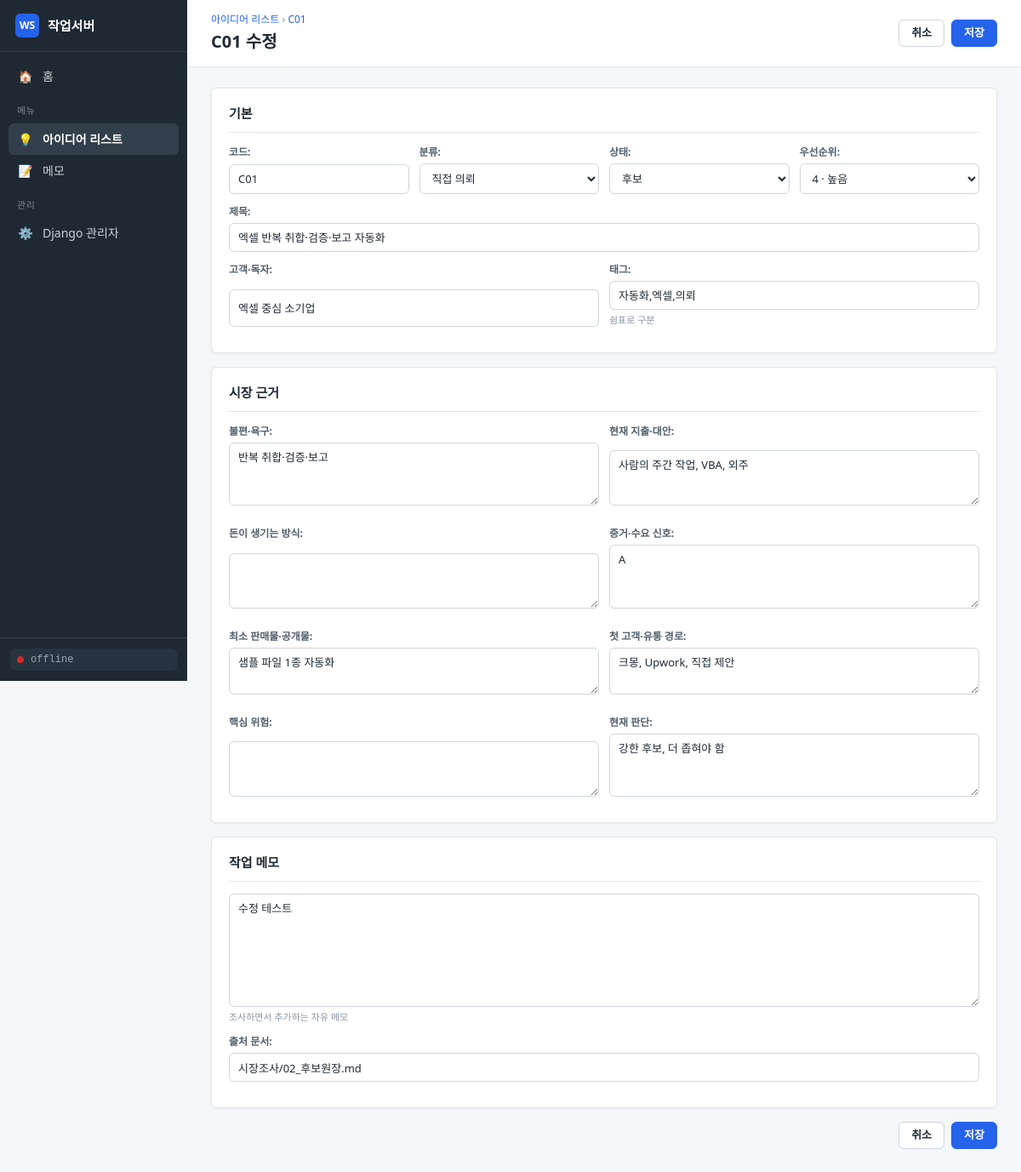
Page /ideas/1/edit/ on the committed database.
### apps/ideas/models.py (models this page shows, shortened)
class Idea(models.Model):
    class Category(models.TextChoices):
        REQUEST = "request", "직접 의뢰"
        MARKET = "market", "마켓 상품"
        PRODUCT = "product", "독립 상품·도구"
        CONTENT = "content", "플랫폼 글"
        SOCIAL = "social", "소셜 콘텐츠"
        SEARCH = "search", "검색·제휴"
        DATA = "data", "데이터"
        ASSET = "asset", "스톡·에셋"
        OTHER = "other", "기타"
    class Status(models.TextChoices):
        CANDIDATE = "candidate", "후보"
        REVIEW = "review", "검토중"
        EXPERIMENT = "experiment", "초기 실험군"
        ACTIVE = "active", "진행중"
        RESERVE = "reserve", "예비축"
        HOLD = "hold", "보류"
        DROPPED = "dropped", "폐기"
    PRIORITY_CHOICES = [(5, "5 · 최우선"), (4, "4 · 높음"), (3, "3 · 보통"), (2, "2 · 낮음"), (1, "1 · 참고")]
    code = models.CharField("코드", max_length=10, unique=True, help_text="예: C01")
    title = models.CharField("제목", max_length=200)
    category = models.CharField("분류", max_length=20, choices=Category.choices, default=Category.OTHER)
    status = models.CharField("상태", max_length=20, choices=Status.choices, default=Status.CANDIDATE)
    priority = models.PositiveSmallIntegerField("우선순위", choices=PRIORITY_CHOICES, default=3)
    customer = models.CharField("고객·독자", max_length=200, blank=True)
    pain = models.TextField("불편·욕구", blank=True)
    current_alternative = models.TextField("현재 지출·대안", blank=True)
    money_flow = models.TextField("돈이 생기는 방식", blank=True)
    evidence = models.TextField("증거·수요 신호", blank=True)
    min_product = models.TextField("최소 판매물·공개물", blank=True)
    channel = models.TextField("첫 고객·유통 경로", blank=True)
    risk = models.TextField("핵심 위험", blank=True)
    judgement = models.TextField("현재 판단", blank=True)
    notes = models.TextField("작업 메모", blank=True, help_text="조사하면서 추가하는 자유 메모")
    source_doc = models.CharField("출처 문서", max_length=200, blank=True)
    tags = models.CharField("태그", max_length=200, blank=True, help_text="쉼표로 구분")
    created_at = models.DateTimeField("생성", auto_now_add=True)
    updated_at = models.DateTimeField("수정", auto_now=True)
    class Meta:
        ordering = ["code"]
        verbose_name = "아이디어"
        verbose_name_plural = "아이디어"
    def get_absolute_url(self) -> str:
        return reverse("ideas:detail", args=[self.pk])

### apps/ideas/views.py (the view)
# urls.py: path("<int:pk>/edit/", views.idea_edit, name="edit"),
def idea_edit(request, pk):
    idea = get_object_or_404(Idea, pk=pk)
    form = IdeaForm(request.POST or None, instance=idea)
    if request.method == "POST" and form.is_valid():
        form.save()
        messages.success(request, f"{idea.code} 아이디어를 저장했습니다.")
        return redirect(idea)
    return render(
        request, "ideas/form.html", {"page_title": f"{idea.code} 수정", "form": form, "idea": idea}
    )

### apps/core/context_processors.py (called while the page is built)
def navigation(request):
    match = getattr(request, "resolver_match", None)
    active = match.app_name if match else ""
    return {"MENUS": get_menus(), "ACTIVE_MENU": active or "home"}

### apps/core/menus.py (called while the page is built)
def get_menus() -> list[Menu]:
    return MENUS

    @property
    def url(self) -> str:
        return reverse(self.url_name)

### templates/ideas/form.html (shortened to what this page needs)
{% extends "base.html" %}
{% block breadcrumb %}<div class="crumb"><a href="{% url 'ideas:list' %}">아이디어 리스트</a>{% if idea %} › <a href="{{ idea.get_absolute_url }}">{{ idea.code }}</a>{% endif %}</div>{% endblock %}
{% block actions %}
<a class="btn" href="{% if idea %}{{ idea.get_absolute_url }}{% else %}{% url 'ideas:list' %}{% endif %}">취소</a>
<button class="btn btn--primary" type="submit" form="idea-form">저장</button>
{% endblock %}
{% block content %}
<form id="idea-form" method="post" class="form">
  <div class="card">
    <div class="card__head"><h2>기본</h2></div>
    <div class="form__row form__row--4">
      <div class="field">{{ form.code.label_tag }}{{ form.code }}{{ form.code.errors }}</div>
      <div class="field">{{ form.category.label_tag }}{{ form.category }}{{ form.category.errors }}</div>
      <div class="field">{{ form.status.label_tag }}{{ form.status }}{{ form.status.errors }}</div>
      <div class="field">{{ form.priority.label_tag }}{{ form.priority }}{{ form.priority.errors }}</div>
    </div>
    <div class="field">{{ form.title.label_tag }}{{ form.title }}{{ form.title.errors }}</div>
    <div class="form__row form__row--2">
      <div class="field">{{ form.customer.label_tag }}{{ form.customer }}{{ form.customer.errors }}</div>
      <div class="field">{{ form.tags.label_tag }}{{ form.tags }}<div class="help">{{ form.tags.help_text }}</div>{{ form.tags.errors }}</div>
    </div>
  </div>
  <div class="card">
    <div class="card__head"><h2>시장 근거</h2></div>
    <div class="form__row form__row--2">
      <div class="field">{{ form.pain.label_tag }}{{ form.pain }}{{ form.pain.errors }}</div>
      <div class="field">{{ form.current_alternative.label_tag }}{{ form.current_alternative }}{{ form.current_alternative.errors }}</div>
      <div class="field">{{ form.money_flow.label_tag }}{{ form.money_flow }}{{ form.money_flow.errors }}</div>
      <div class="field">{{ form.evidence.label_tag }}{{ form.evidence }}{{ form.evidence.errors }}</div>
      <div class="field">{{ form.min_product.label_tag }}{{ form.min_product }}{{ form.min_product.errors }}</div>
      <div class="field">{{ form.channel.label_tag }}{{ form.channel }}{{ form.channel.errors }}</div>
      <div class="field">{{ form.risk.label_tag }}{{ form.risk }}{{ form.risk.errors }}</div>
      <div class="field">{{ form.judgement.label_tag }}{{ form.judgement }}{{ form.judgement.errors }}</div>
    </div>
  </div>
  <div class="card">
    <div class="card__head"><h2>작업 메모</h2></div>
    <div class="field">{{ form.notes }}<div class="help">{{ form.notes.help_text }}</div>{{ form.notes.errors }}</div>
    <div class="field">{{ form.source_doc.label_tag }}{{ form.source_doc }}{{ form.source_doc.errors }}</div>
  </div>
  <div class="form__footer">
    <a class="btn" href="{% if idea %}{{ idea.get_absolute_url }}{% else %}{% url 'ideas:list' %}{% endif %}">취소</a>
    <button class="btn btn--primary" type="submit">저장</button>
  </div>
</form>
{% endblock %}

### static/css/app.css (style rules this page uses)
:root { --bg: #f4f6f8; --surface: #ffffff; --line: #e1e5ea; --line-strong: #cfd5dc; --text: #1f2933; --text-2: #52606d; --muted: #8a94a0; --accent: #2563eb; --accent-weak: #e8efff; --green: #059669; --amber: #d97706; --red: #dc2626; --violet: #7c3aed; --sidebar: #1f2933; --sidebar-text: #cbd2d9; --sidebar-active: #323f4b; --radius: 6px; --shadow: 0 1px 2px rgba(16, 24, 40, 0.05); --font: "Pretendard", "Malgun Gothic", "Apple SD Gothic Neo", "Segoe UI", system-ui, sans-serif; --mono: "Cascadia Code", "D2Coding", Consolas, "Courier New", monospace; }
* { box-sizing: border-box; }
html, body { margin: 0; padding: 0; }
body { font: 14px/1.5 var(--font); color: var(--text); background: var(--bg); }
a { color: var(--accent); text-decoration: none; }
h1, h2, h3 { margin: 0; font-weight: 600; }
h2 { font-size: 15px; }
.crumb { font-size: 12px; color: var(--muted); margin-bottom: 2px; }
.card { background: var(--surface); border: 1px solid var(--line); border-radius: var(--radius); box-shadow: var(--shadow); padding: 18px 20px; }
.card__head { display: flex; align-items: center; justify-content: space-between; gap: 12px; margin-bottom: 14px; padding-bottom: 10px; border-bottom: 1px solid var(--line); }
.btn { display: inline-flex; align-items: center; gap: 6px; padding: 7px 14px; font: 600 13px var(--font); color: var(--text); background: var(--surface); border: 1px solid var(--line-strong); border-radius: var(--radius); cursor: pointer; line-height: 1.2; }
.btn--primary { background: var(--accent); border-color: var(--accent); color: #fff; }
.input, .select, textarea.input { width: 100%; padding: 7px 10px; font: 13px var(--font); color: var(--text); background: var(--surface); border: 1px solid var(--line-strong); border-radius: var(--radius); }
textarea.input { resize: vertical; line-height: 1.5; }
.form { display: grid; gap: 16px; }
.form__row { display: grid; gap: 12px; }
.form__row--2 { grid-template-columns: 1fr 1fr; }
.form__row--4 { grid-template-columns: repeat(4, 1fr); }
.field { display: grid; gap: 4px; margin-bottom: 12px; }
.field label { font-size: 12px; font-weight: 600; color: var(--text-2); }
.help { font-size: 11px; color: var(--muted); }
.form__footer { display: flex; justify-content: flex-end; gap: 8px; }

### rows in the picture
Idea: code "C01", category "직접 의뢰", status "후보", priority "4 · 높음", title "엑셀 반복 취합·검증·보고 자동화", customer "엑셀 중심 소기업", tags "자동화,엑셀,의뢰", pain "반복 취합·검증·보고", current_alternative "사람의 주간 작업, VBA, 외주", evidence "A", min_product "샘플 파일 1종 자동화", channel "크몽, Upwork, 직접 제안", judgement "강한 후보, 더 좁혀야 함", notes "수정 테스트", source_doc "시장조사/02_후보원장.md"

### other values in the picture
{{ m.icon }} "💡" "📝"
{{ m.title }} "아이디어 리스트" "메모"
{{ page_title }} "C01 수정"
